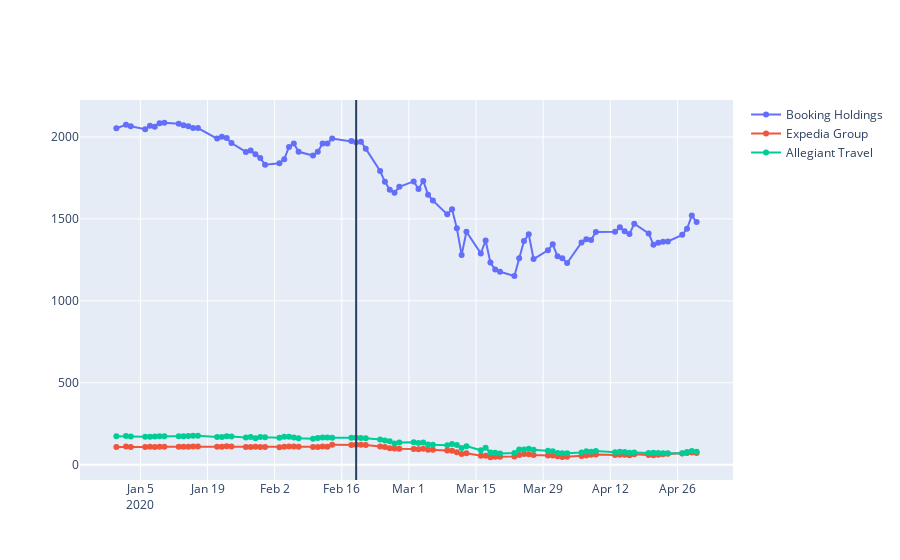

This figure's notebook cell:
### Code cell
import plotly.graph_objects as go
fig = go.Figure()
fig.add_trace(go.Scatter(x=stock['BKNG'].index, y=stock['BKNG']['Adj Close'],
                    mode='lines+markers',
                    name='Booking Holdings'))
fig.add_trace(go.Scatter(x=stock['EXPE'].index, y=stock['EXPE']['Adj Close'],
                    mode='lines+markers',
                    name='Expedia Group'))
fig.add_trace(go.Scatter(x=stock['ALGT'].index, y=stock['ALGT']['Adj Close'],
                    mode='lines+markers', name='Allegiant Travel'))

fig.update_layout(shapes=[
    dict(
      type= 'line',
      yref= 'paper', y0= 0, y1= 1,
      xref= 'x', x0= '2020-02-19', x1= '2020-02-19'
    ),
])

fig.show()
